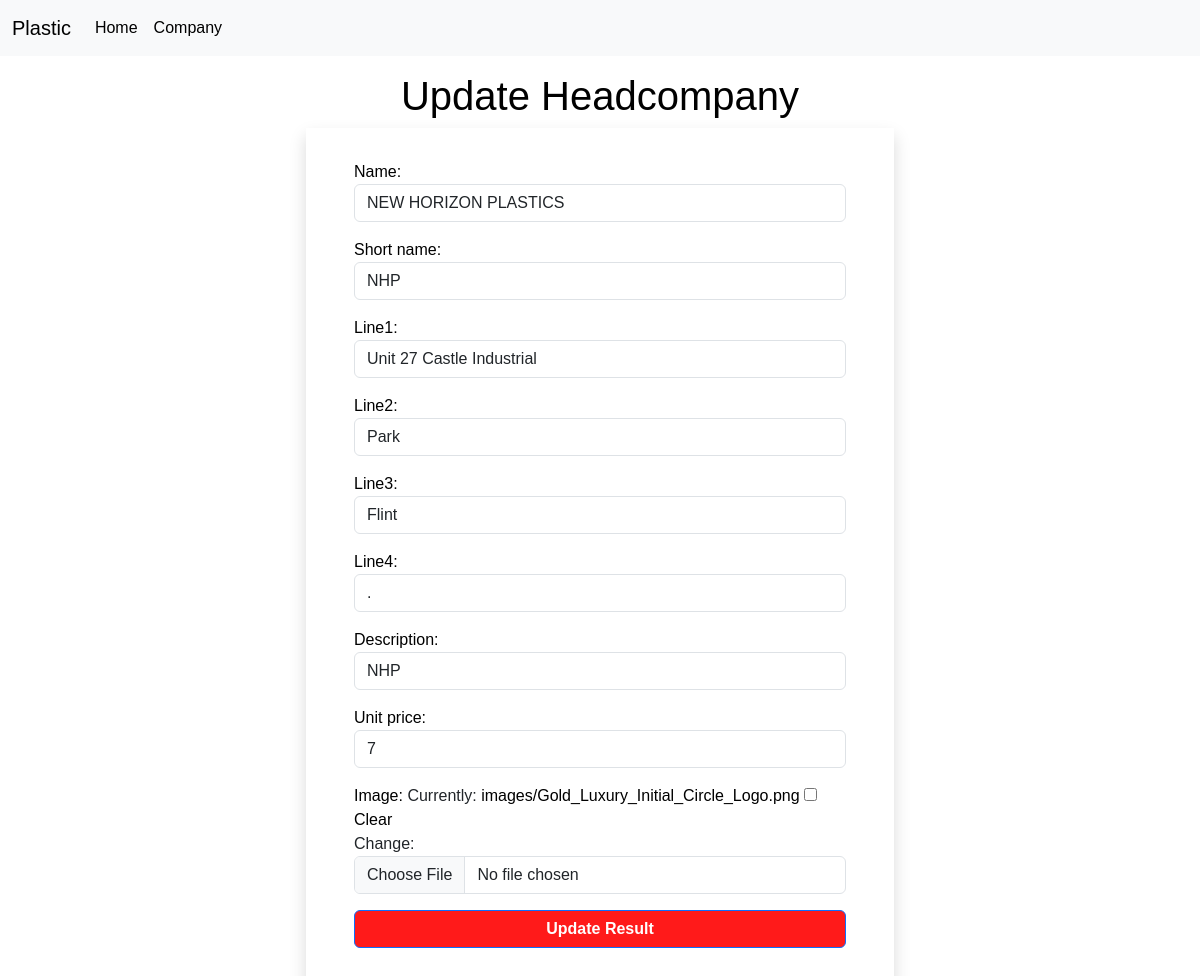
Before: /edithead/3/ with the older database file.
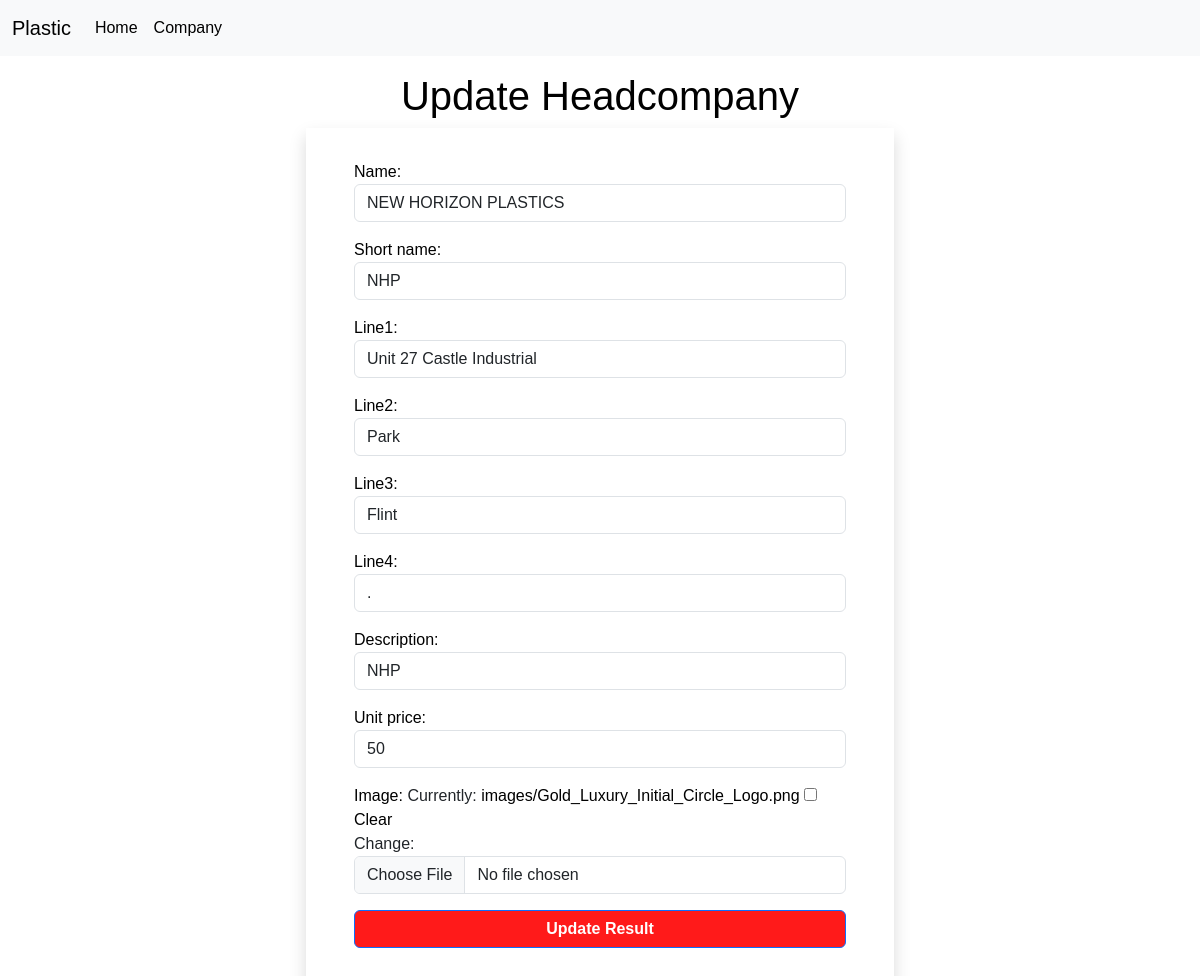
After: the same page with the newer database file.
### excelapp/models.py (models this page shows, shortened)
class HeadCompany(models.Model):
    name = models.CharField(max_length=100)
    short_name = models.CharField(max_length=40)
    line1 = models.CharField(max_length=150, null=True, blank=True, default="main")
    line2 = models.CharField(max_length=150, null=True, blank=True, default="main")
    line3 = models.CharField(max_length=150, null=True, blank=True, default="main")
    line4 = models.CharField(max_length=150, null=True, blank=True, default="main")
    description = models.CharField(max_length=200, null=True, blank=True, default="main")
    unit_price = models.IntegerField(null=True, blank=True, default=1)
    image = models.ImageField(upload_to='images/', null=True, blank=True)

### excelapp/views.py (the view, shortened to what this page needs)
# urls.py: path('edithead/<int:id>/', EditHeadCompany.as_view(), name="edithead"),
class EditHeadCompany(View):
    def get(self, request, id):
        pi = HeadCompany.objects.get(id=id)
        form = HeadForm(instance=pi)
        return render(request, 'update_headcompany.html', {'form': form})

### excelapp/forms.py
class HeadForm(forms.ModelForm):
    class Meta:
        model = HeadCompany
        fields = ('name',  'short_name', 'line1','line2','line3','line4', 'description', 'unit_price', 'image')
        widgets = {
            'name': forms.TextInput(attrs={'class': 'form-control'}),
            'short_name': forms.TextInput(attrs={'class': 'form-control'}),
            'line1': forms.TextInput(attrs={'class': 'form-control'}),
            'line2': forms.TextInput(attrs={'class': 'form-control'}),
            'line3': forms.TextInput(attrs={'class': 'form-control'}),
            'line4': forms.TextInput(attrs={'class': 'form-control'}),
            'description': forms.TextInput(attrs={'class': 'form-control'}),
            'unit_price': forms.NumberInput(attrs={'class': 'form-control'}),
            'image': forms.ClearableFileInput(attrs={'class': 'form-control'}),
        }

### excelapp/templates/update_headcompany.html (shortened to what this page needs)
{% extends 'base.html' %} <br />
{% load static %} <br />
{% block content %}
<div class="">
  <div class="row my-3">
    <div class="col-sm-6 offset-sm-3">
      <h1 class="btntext">Update Headcompany</h1>
      <form action="" method="post" novalidate class="shadow p-5 pt-2">
          <br>
        {% for fm in form %}
        <div class="form-group mb-3">
          {{fm.label_tag}} {{fm}}
        </div>
        {% endfor %}
        <div class="btnlogin">
        <input type="submit" value="Update Result" class="btn btn-primary" />
      </form>
    </div>
  </div>
</div>
{% endblock content %}

Changed rows visible on the page:
changed HeadCompany "NEW HORIZON PLASTICS": unit_price "7" → "50"
